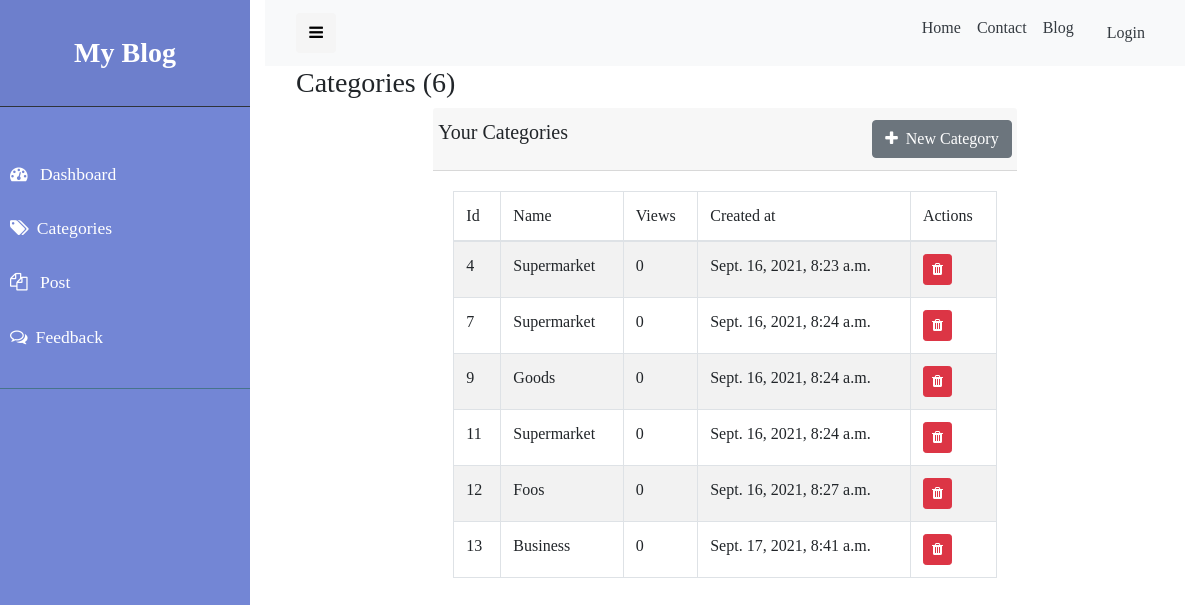
Before: /staff/categories with the older database file.
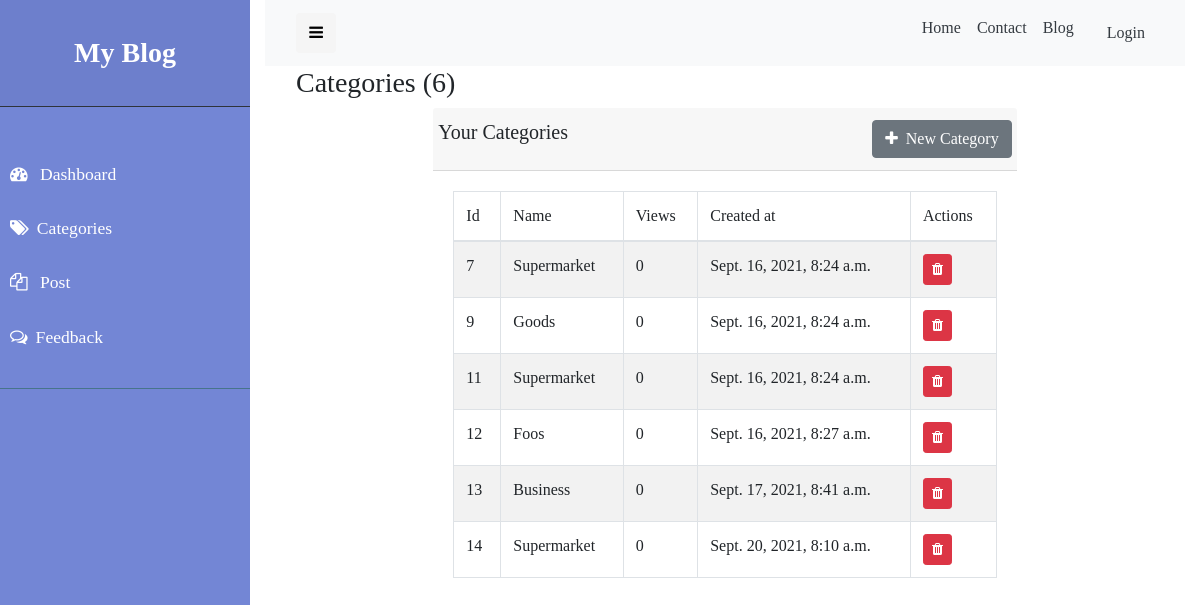
After: the same page with the newer database file.
### blog/models.py (models this page shows, shortened)
class Category(models.Model):
    name = models.CharField(max_length = 50)
    views = models.IntegerField(default = 0,blank=True)
    slug = models.TextField(null=True,blank=True)
    created_at = models.DateTimeField(auto_now_add=True)
    updated_at = models.DateTimeField(auto_now=True)
    class Meta:
        verbose_name_plural = 'Categories'

### blog/views.py (the view)
# urls.py: path('categories',views.showCategory,name='categories'),
def showCategory(request):
    context = {
        'category_list': Category.objects.all()
    }
    return render(request, 'blog/admin/categories.html', context)

### blog/templates/blog/admin/categories.html (shortened to what this page needs)
{% extends 'blog/admin/layouts/admin-base.html' %}
{% load static %}
{% block 'content' %}
<div class="container">
    <h3 class="mx-3"> Categories ({{category_list|length}}) </h3>
    <div class="row justify-content-center">
        <div class="col-lg-8">
            <div class="card-header">
                <div class="row ">
                    <h5>Your Categories</h5>
                    <a type="submit" href=" {% url 'add_category' %} " class="btn btn-secondary btn-md ml-auto"> <i class="fa fa-plus mr-2 " aria-hidden="true"></i>New Category</a>
                </div>
            </div>
            <div class="card-body">
                <table class="table table-striped table-bordered">
                    <thead>
                        <tr>
                            <td>Id</td>
                            <td>Name</td>
                            <td>Views</td>
                            <td>Created at</td>
                            <td>Actions</td>
                        </tr>
                    </thead>
                    <tbody>
                        {% for category in category_list %}
                        <tr>
                            <td>{{category.id}}</td>
                            <td>{{category.name}}</td>
                            <td>{{category.views}}</td>
                            <td>{{category.created_at}}</td>
                            <td>
                                <a href=" {% url 'delete_category' category.id %} " class="btn btn-danger btn-sm">
                                    <i class="fa fa-trash"></i>
                                </a>
                            </td>
                        </tr>
                        {% endfor %}
                    </tbody>
                </table>
            </div>
        </div>
    </div>
</div>
{% endblock %}

Changed rows visible on the page:
removed Category: id "4", name "Supermarket", views "0", created_at "Sept. 16, 2021, 8:23 a.m."
added Category: id "14", name "Supermarket", views "0", created_at "Sept. 20, 2021, 8:10 a.m."
